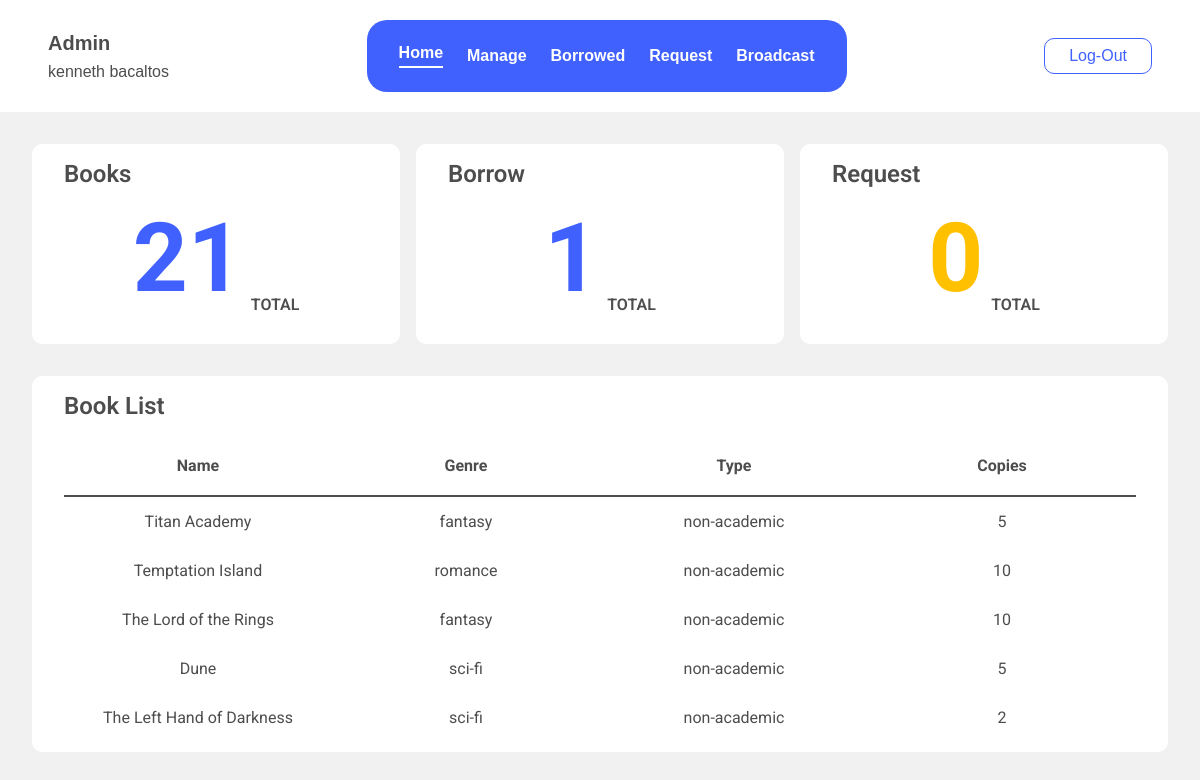
/pages/admin-dashboard.php (signed in), run on the app's committed database.
### tables this page shows
CREATE TABLE `books` (
  `id` int(64) NOT NULL,
  `title` varchar(250) NOT NULL,
  `type` varchar(250) NOT NULL,
  `genre` varchar(250) NOT NULL,
  `description` varchar(1000) NOT NULL,
  `author` varchar(250) NOT NULL,
  `format` varchar(20) NOT NULL DEFAULT 'physical'
);

### components/manage.php (the view, shortened to what this page needs)
<!DOCTYPE html>
<html lang="en">
<head>
    <link rel="stylesheet" type="text/css" href="../styles/admin-component-style.css">
    <link rel="stylesheet" type="text/css" href="../styles/main.css">
</head>
<body>
</body>
</html>

### pages/admin-dashboard.php (shortened to what this page needs)
<?php
require "../utility/dp-connection.php";
$adminInfoStmt = $conn->prepare("SELECT * FROM admin WHERE id = ?");
$adminInfoStmt->bind_param("i", $_COOKIE["admin"]);
$adminInfoStmt->execute();
$adminInfo = $adminInfoStmt->get_result()->fetch_assoc();
?>
<!DOCTYPE html>
<html lang="en">
<head>
    <link rel="stylesheet" type="text/css" href="../styles/admin-stylesheet.css">
    <link rel="stylesheet" type="text/css" href="../styles/main.css">
</head>
<body class="admin-dashboard">
    <nav class="admin-nav">
        <button class="admin-account-btn" onclick="onToggleAdminInfo()">
            <span class="admin-account-btn-span">Admin</span>
            <span><?php echo $adminInfo["firstName"], " ", $adminInfo["lastName"] ?></span>
        </button>
        <div class="admin-nav-tab-container">
            <div class="tab-container">
                <button class="tab-link" id="defaultTab" onclick="changeTab(event, 'home')">Home</button>
                <button class="tab-link" id="manageTab" onclick="changeTab(event, 'manage')">Manage</button>
                <button class="tab-link" id="borrowedTab" onclick="changeTab(event, 'borrowed')">Borrowed</button>
                <button class="tab-link" id="requestTab" onclick="changeTab(event, 'request')">Request</button>
                <button class="tab-link" id="broadcastTab" onclick="changeTab(event, 'broadcast')">Broadcast</button>
            </div>
        </div>
        <button class="admin-logout-btn ghost-btn" onclick="onToggleLogout()">Log-out</button>
    </nav>
    <main>
        <section id="home" class="tab-content">
            <?php require '../components/home.php' ?>
        </section>
            <?php require '../components/manage.php' ?>
            <?php require '../components/borrowed.php' ?>
            <?php require '../components/request.php' ?>
            <?php require '../components/broadcast.php' ?>
    </main>
</body>
</html>

### components/home.php (shortened to what this page needs)
<?php
require "../utility/dp-connection.php";
function tableData($row, $copies)
{
    echo '<tr>';
    echo '<td>' . $row['title'] . '</td>';
    echo '<td>' . $row['genre'] . '</td>';
    echo '<td>' . $row['type'] . '</td>';
    echo '<td>' . $copies . '</td>';
    echo '</tr>';
}
$countStmt = $conn->prepare("SELECT COUNT(*) as total FROM books");
$countStmt->execute();
$count = $countStmt->get_result()->fetch_assoc();
$counted = $count['total'];
$borrowStmt = $conn->prepare("SELECT COUNT(*) as total FROM borrowed_books");
$borrowStmt->execute();
$borrowed = $borrowStmt->get_result()->fetch_assoc();
$borrowedCount = $borrowed['total'];
$requestStmt = $conn->prepare("SELECT COUNT(*) as total FROM request_books");
$requestStmt->execute();
$requested = $requestStmt->get_result()->fetch_assoc();
$requestCount = $requested['total'];
?>
<!DOCTYPE html>
<html lang="en">
<head>
    <link rel="stylesheet" type="text/css" href="../styles/admin-component-style.css">
    <link rel="stylesheet" type="text/css" href="../styles/main.css">
</head>
<body>
    <main>
        <div class="card-container">
            <div class="card-books card">
                <h1>Books</h1>
                <div class="count-container">
                    <div class="count">
                        <span class="number"><?php echo $counted; ?></span>
                        <span class="total">TOTAL</span>
                    </div>
                </div>
            </div>
            <div class="card-borrow card">
                <h1>Borrow</h1>
                <div class="count-container">
                    <div class="count">
                        <span class="number"><?php echo $borrowedCount; ?></span>
                        <span class="total">TOTAL</span>
                    </div>
                </div>
            </div>
            <div class="card-request card">
                <h1>Request</h1>
                <div class="count-container">
                    <div class="count">
                        <span class="number"><?php echo $requestCount; ?></span>
                        <span class="total">TOTAL</span>
                    </div>
                </div>
            </div>
        </div>
        <div class="table-container">
            <h1>Book List</h1>
            <div class="table">
                <table>
                    <thead>
                        <th>Name</th>
                        <th>Genre</th>
                        <th>Type</th>
                        <th>Copies</th>
                    </thead>
                    <tbody>
                        <?php
                        $stmt = $conn->prepare("SELECT id, title, genre, type FROM books");
                        $stmt->execute();
                        $result = $stmt->get_result();
                        if ($result->num_rows > 0) {
                            while ($row = $result->fetch_assoc()) {
                                try {
                                    $copiesStmt = $conn->prepare("SELECT COUNT(*) as total FROM books_copy WHERE bookRef = ?");
                                    $copiesStmt->bind_param("s", $row['id']);
                                    $copiesStmt->execute();
                                    $copies = $copiesStmt->get_result()->fetch_assoc();
                                    $copiesRow = $copies['total'];
                                    tableData($row, $copiesRow);
                                } catch (Exception $e) {
                                    echo "Error: " . $e->getMessage();
                                }
                            }
                        } else {
                            echo '<tr class="table-row-no-result"><td colspan="4">No Books Available</td></tr>';
                        }
                        ?>
                    </tbody>
                </table>
            </div>
        </div>
    </main>
</body>
</html>

### components/borrowed.php (shortened to what this page needs)
<!DOCTYPE html>
<html lang="en">
<head>
    <link rel="stylesheet" type="text/css" href="../styles/admin-component-style.css">
    <link rel="stylesheet" type="text/css" href="../styles/main.css">
</head>
<body>
</body>
</html>

### components/request.php (shortened to what this page needs)
<!DOCTYPE html>
<html lang="en">
<head>
    <link rel="stylesheet" type="text/css" href="../styles/admin-component-style.css">
    <link rel="stylesheet" type="text/css" href="../styles/main.css">
</head>
<body>
</body>
</html>

### components/broadcast.php (shortened to what this page needs)
<!DOCTYPE html>
<html lang="en">
<head>
    <link rel="stylesheet" type="text/css" href="../styles/admin-component-style.css">
    <link rel="stylesheet" type="text/css" href="../styles/main.css">
</head>
<body>
</body>
</html>

### styles/main.css (style rules this page uses)
* { box-sizing: border-box; text-decoration: none; margin: 0; padding: 0; }
:root { --bg-color: #f1f1f1; --bg-white: #ffffff; --blue: #4161ff; --gray: #4d4d4d; --orange: #ffc000; --red: #FC4949; --icon-clr: invert(27%) sepia(8%) saturate(17%) hue-rotate(323deg) brightness(90%) contrast(79%); --icon-blue: invert(30%) sepia(52%) saturate(3573%) hue-rotate(224deg) brightness(103%) contrast(101%); --icon-red: invert(28%) sepia(55%) saturate(1293%) hue-rotate(324deg) brightness(135%) contrast(102%); --modal-bg: rgba(0, 0, 0, 0.507); --fontSize-sm: 16px; --fontSize-md: 20px; --fontSize-lg: 24px; --fontSize-xl: 32px; --fontSize-xxl: 96px; --fontWRegular: 400; --fontWSemi: 600; --fontWBold: 700; }
body { font-family: "Roboto", sans-serif; background-color: var(--bg-color); }
.ghost-btn { cursor: pointer; background-color: transparent; color: var(--blue); border: 1px solid var(--blue); font-size: var(--fontSize-sm); font-weight: var(--fontWRegular); border-radius: 10px; padding: .5rem 1.5rem; text-transform: capitalize; transition: background-color 0.3s ease, color 0.3s ease; }

### styles/admin-component-style.css (style rules this page uses)
main { display: flex; flex-direction: column; gap: 2rem; padding: 1rem; }

### data on the page
books: title "Titan Academy", genre "fantasy", type "non-academic", copies "5"
books: title "Temptation Island", genre "romance", type "non-academic", copies "10"
books: title "The Lord of the Rings", genre "fantasy", type "non-academic", copies "10"
books: title "Dune", genre "sci-fi", type "non-academic", copies "5"
books: title "The Left Hand of Darkness", genre "sci-fi", type "non-academic", copies "2"

### other printed values
$adminInfo["firstName"] "kenneth"
$adminInfo["lastName"] "bacaltos"
$counted "21"
$borrowedCount "1"
$requestCount "0"
